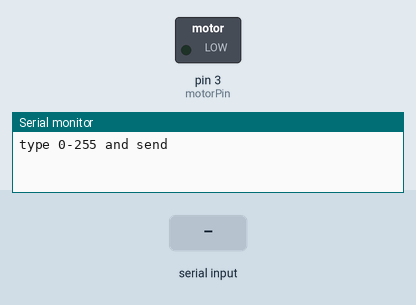
Simulated run of this sketch. Board: Arduino Uno, built with avr-gcc and run on an emulated ATmega328P. On the bench: switched loads named in the sketch (green lamp = pin HIGH), the last lines printed to the serial monitor. Inputs (shaded band) come from the test bench.

Above: at 1.2 s.
1.3 s: "90,45\n" received over Serial
At 2.4 s:
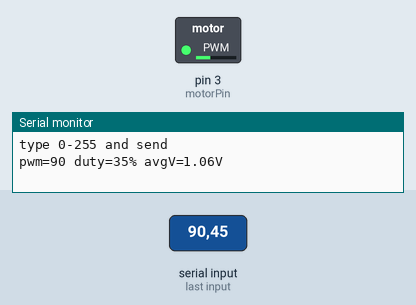
2.8 s: "30,150\n" received over Serial
At 3.6 s:
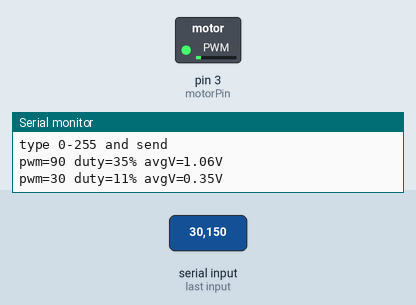
4.3 s: "200\n" received over Serial
At 4.6 s:
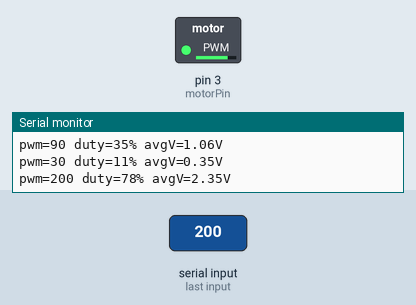
5.8 s: "90\n" received over Serial
At 6.9 s:
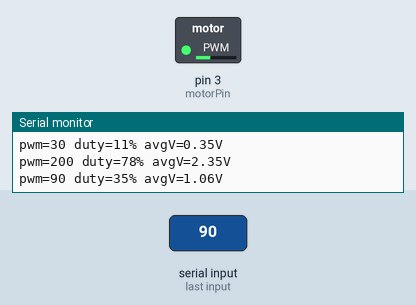
Timing chart, 0 to 8.3 s (numbered marks = the images above; inputs shaded):
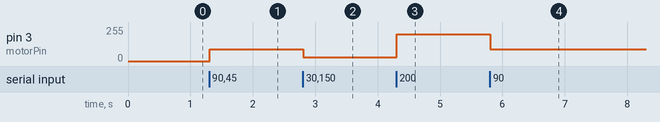

The sketch:

day37_motor_pwm_serial.ino
```cpp
// 37日目：シリアルモニタに 0〜255 を打つと、その値のまま回り続ける版
// rpm が一瞬で読めない問題を、「値を止めたまま」にして解く
// 回路は day37_motor_pwm_steps と同じ（ピン3）

int motorPin = 3;
int pwm = 0;                               // 今の値

void setup() {
  pinMode(motorPin, OUTPUT);
  Serial.begin(9600);
  Serial.println("type 0-255 and send");
}

void loop() {
  if (Serial.available() > 0) {
    String s = Serial.readStringUntil('\n');  // 1行読む
    s.trim();                                 // 前後の空白・改行を消す
    if (s.length() == 0) return;              // 空なら何もしない
    int v = s.toInt();                        // 数字に変える
    if (v >= 0 && v <= 255) {
      pwm = v;
      analogWrite(motorPin, pwm);
      Serial.print("pwm=");
      Serial.print(pwm);
      Serial.print(" duty=");
      Serial.print(pwm * 100 / 255);
      Serial.print("% avgV=");
      Serial.print(pwm * 3.0 / 255.0, 2);
      Serial.println("V");
    } else {
      Serial.println("out of range (0-255)");
    }
  }
}
```

Measured:
- after the input at 1.3 s, pin 3 (motorPin): 0/255 → 90/255 at once
- after the input at 2.8 s, pin 3 (motorPin): 90/255 → 30/255 at once
- after the input at 4.3 s, pin 3 (motorPin): 30/255 → 200/255 at once
- after the input at 5.8 s, pin 3 (motorPin): 200/255 → 90/255 at once
